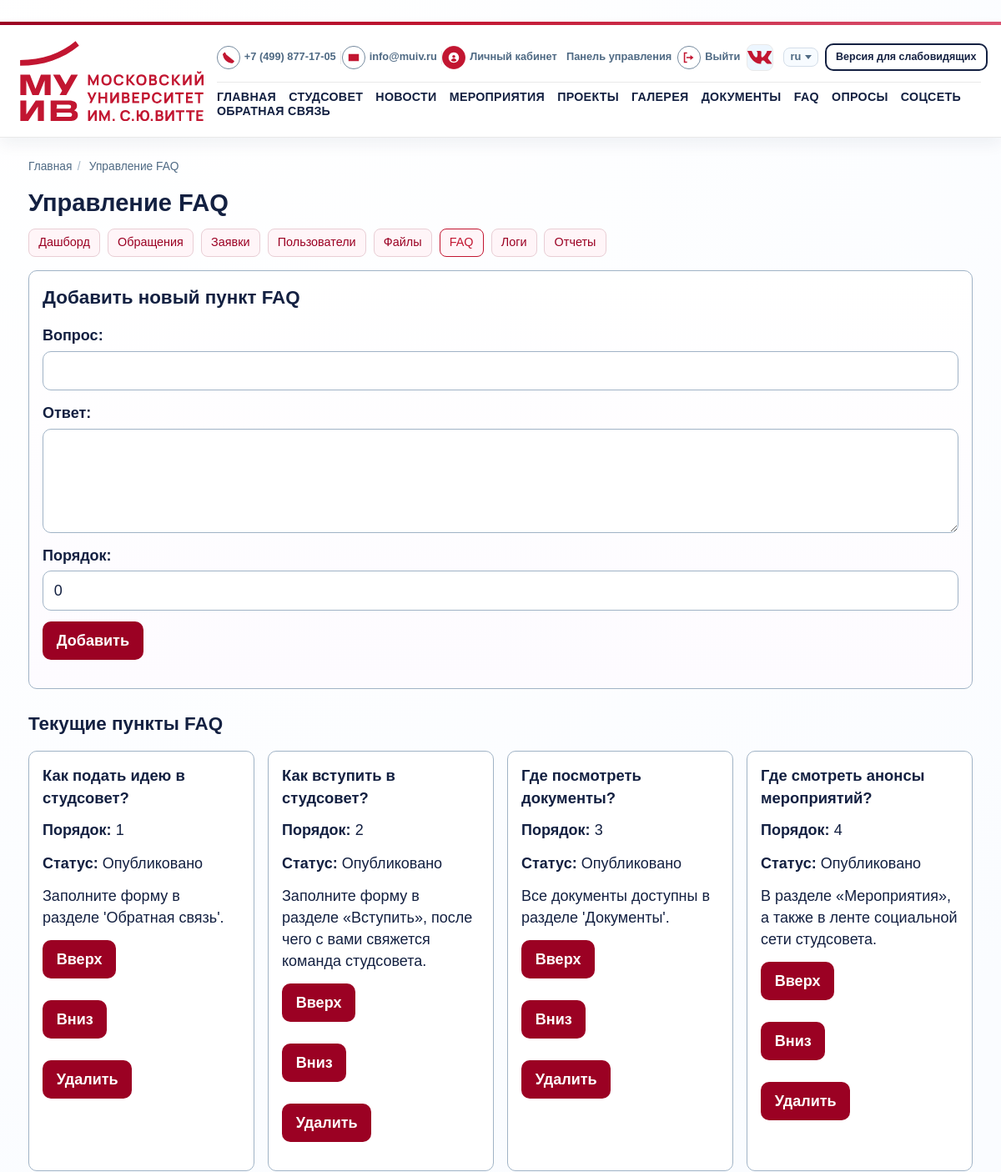
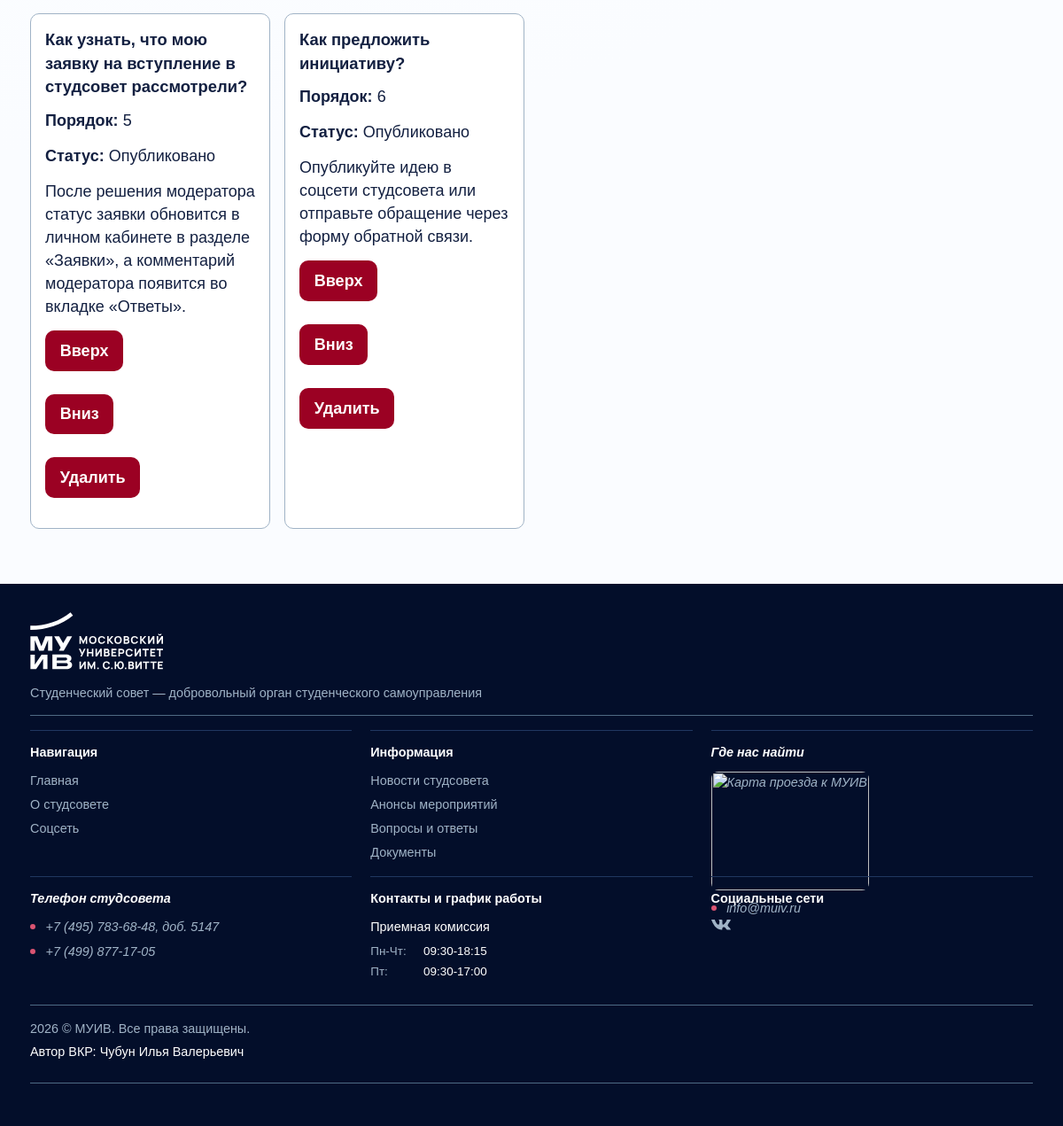
Page /staff/faqs/ (signed in) on the committed database (2 pictures, top to bottom).
### core/models.py (models this page shows, shortened)
class FAQ(models.Model):
    question = models.CharField(max_length=255)
    answer = models.TextField()
    order = models.PositiveIntegerField(default=0)
    is_published = models.BooleanField(default=True)
    class Meta:
        ordering = ["order", "question"]
        verbose_name = "FAQ item"
        verbose_name_plural = "FAQ items"

### core/views/staff_views.py (the view)
# urls.py: path("staff/faqs/", views.staff_faqs, name="staff_faqs"),
@role_required(UserProfile.ROLE_ADMIN, UserProfile.ROLE_MANAGER)
def staff_faqs(request):
    _normalize_faq_order()
    if request.method == "POST":
        action = request.POST.get("action", "create")
        if action == "delete":
            item = get_object_or_404(FAQ, pk=request.POST.get("faq_id"))
            item_id = item.id
            item.delete()
            _normalize_faq_order()
            messages.success(request, "Пункт FAQ удален.")
            log_user_activity(request, "staff.faq.deleted", f"faq_id={item_id}")
            return redirect("core:staff_faqs")
        if action in {"move_up", "move_down"}:
            item = get_object_or_404(FAQ, pk=request.POST.get("faq_id"))
            if action == "move_up":
                swap_with = FAQ.objects.filter(order__lt=item.order).order_by("-order", "-id").first()
            else:
                swap_with = FAQ.objects.filter(order__gt=item.order).order_by("order", "id").first()
            if swap_with:
                with transaction.atomic():
                    item_order = item.order
                    item.order = swap_with.order
                    swap_with.order = item_order
                    item.save(update_fields=["order"])
                    swap_with.save(update_fields=["order"])
                _normalize_faq_order()
                messages.success(request, "Порядок FAQ обновлен.")
                log_user_activity(
                    request,
                    "staff.faq.reordered",
                    f"faq_id={item.id}; action={action}",
                )
            else:
                messages.info(request, "Перемещение невозможно.")
            return redirect("core:staff_faqs")
        form = FAQManageForm(request.POST)
        if form.is_valid():
            faq_item = form.save(commit=False)
            faq_item.order = FAQ.objects.count() + 1
            faq_item.save()
            _normalize_faq_order()
            messages.success(request, "Раздел FAQ добавлен.")
            log_user_activity(request, "staff.faq.created", f"faq_id={faq_item.id}")
            return redirect("core:staff_faqs")
        messages.error(request, "Проверьте поля формы FAQ.")
    else:
        form = FAQManageForm()
    items = FAQ.objects.order_by("order", "id")
    return render(request, "core/staff/faqs.html", {"form": form, "items": items})

### core/forms.py
class FAQManageForm(forms.ModelForm):
    class Meta:
        model = FAQ
        fields = ("question", "answer", "order", "is_published")
        labels = {
            "question": "Вопрос",
            "answer": "Ответ",
            "order": "Порядок",
            "is_published": "Опубликовано",
        }
        widgets = {
            "answer": forms.Textarea(attrs={"rows": 4}),
            "order": forms.NumberInput(attrs={"min": 0}),
        }

### core/context_processors.py (called while the page is built)
def _resolve_menu(items):
    resolved = []
    for view_name, label in items:
        try:
            url = reverse(view_name)
        except NoReverseMatch:
            continue
        resolved.append({"view_name": view_name, "label": label, "url": url})
    return resolved

### core/permissions.py (called while the page is built)
def get_user_role(user):
    if not user.is_authenticated:
        return None
    profile = getattr(user, "profile", None)
    if profile:
        return profile.role
    return UserProfile.ROLE_STUDENT

def has_any_role(user, *allowed_roles):
    if not user.is_authenticated:
        return False
    if user.is_superuser:
        return True
    return get_user_role(user) in allowed_roles

def role_required(*allowed_roles):
    def decorator(view_func):
        @wraps(view_func)
        @login_required
        def _wrapped_view(request, *args, **kwargs):
            if has_any_role(request.user, *allowed_roles):
                return view_func(request, *args, **kwargs)
            messages.error(request, "Недостаточно прав для доступа к разделу.")
            return redirect("core:home")
        return _wrapped_view
    return decorator

### core/views/staff_views.py (called while the page is built)
def _normalize_faq_order():
    items = list(FAQ.objects.order_by("order", "id"))
    for index, item in enumerate(items, start=1):
        if item.order != index:
            FAQ.objects.filter(pk=item.pk).update(order=index)

### templates/core/staff/faqs.html (shortened to what this page needs)
﻿{% extends "base.html" %}
{% block content %}
<h1>Управление FAQ</h1>
<nav class="page-nav">
    {% for item in staff_menu %}
        <a href="{{ item.url }}" class="{% if request.resolver_match.view_name == item.view_name %}is-active{% endif %}">
            {{ item.label }}
        </a>
    {% endfor %}
</nav>
<section class="section-panel">
    <h2>Добавить новый пункт FAQ</h2>
    <form method="post">
        <p>{{ form.question.label_tag }} {{ form.question }}</p>
        <p>{{ form.answer.label_tag }} {{ form.answer }}</p>
        <p>{{ form.order.label_tag }} {{ form.order }}</p>
        <button type="submit">Добавить</button>
    </form>
</section>
<section>
    <h2>Текущие пункты FAQ</h2>
    <div class="card-grid">
        {% for item in items %}
            <article class="card">
                <h3>{{ item.question }}</h3>
                <p><strong>Порядок:</strong> {{ item.order }}</p>
                <p><strong>Статус:</strong> {% if item.is_published %}Опубликовано{% else %}Скрыто{% endif %}</p>
                <div>{{ item.answer|linebreaks }}</div>
                <div class="inline-controls">
                    <form method="post">
                        <button type="submit">Вверх</button>
                    </form>
                    <form method="post">
                        <button type="submit">Вниз</button>
                    </form>
                    <form method="post" onsubmit="return confirm('Удалить этот пункт FAQ?');">
                        <button type="submit">Удалить</button>
                    </form>
                </div>
            </article>
        {% empty %}
            <article class="card">
                <p>Пунктов FAQ пока нет.</p>
            </article>
        {% endfor %}
    </div>
</section>
{% endblock %}

### static/css/styles.css (style rules this page uses)
:root { --muiv-dark: #132041; --muiv-slate: #4f6a84; --muiv-muted: #a0b3c6; --muiv-accent: #db5472; --muiv-accent-dark: #c21631; --muiv-accent-deep: #9b0123; --muiv-footer: #030e2a; --muiv-bg: #fafcff; --muiv-bg-soft: #edf6ff; --muiv-border: #e9e9e9; --muiv-card-border: #a0b3c6; --muiv-white: #fff; }
* { box-sizing: border-box; }
html, body { height: 100%; }
html { scroll-behavior: smooth; -webkit-text-size-adjust: 100%; text-size-adjust: 100%; }
body { margin: 0; display: flex; flex-direction: column; min-height: 100vh; font-family: "Proxima Nova", Arial, sans-serif; font-size: 18px; font-weight: 400; line-height: 1.45; color: var(--muiv-dark); background: radial-gradient(circle at 10% 0%, #ffffff 0%, var(--muiv-bg) 55%); }
a { text-decoration: none; }
.main section { margin-bottom: 1.6rem; }
h1, h2, h3, h4, h5, h6 { color: var(--muiv-dark); }
h1 { font-size: 1.82rem; font-weight: 700; margin-top: 0; margin-bottom: 0.75rem; line-height: 1.22; }
h2 { margin-top: 0; margin-bottom: 1rem; font-size: 1.4rem; font-weight: 600; }
h3 { margin-top: 0; margin-bottom: 0.7rem; font-size: 1.15rem; font-weight: 600; }
p { margin-top: 0; margin-bottom: 0.85rem; }
.main a { color: var(--muiv-dark); border-bottom: 1px solid var(--muiv-dark); }
.card-grid, .info-grid, .stats-grid, .timeline-grid, .partner-grid { display: grid; gap: 1rem; }
.card-grid { grid-template-columns: repeat(auto-fit, minmax(250px, 1fr)); }
.card, .detail, .faq-item, .form, .info-card, .timeline, .cta-band, .section-panel, .stat-card, .post-card, .comment-card { border: 1px solid var(--muiv-card-border); border-radius: 10px; background: var(--muiv-white); padding: 1rem; }
.card, .detail, .faq-item, .post-card, .comment-card { transition: border-color 0.25s ease, box-shadow 0.25s ease; }
.section-panel { background: linear-gradient(180deg, #fff, #fdfbff); }
.page-nav { margin: 0 0 1rem; display: flex; gap: 0.55rem; flex-wrap: wrap; }
.page-nav a { border: 1px solid #e9ced5; border-radius: 8px; background: #fff5f8; color: var(--muiv-accent-deep); padding: 0.35rem 0.7rem; font-size: 0.9rem; }
.page-nav a.is-active, .page-nav a:hover { border-color: var(--muiv-accent-dark); color: var(--muiv-accent-dark); }
.inline-controls { display: grid; gap: 0.5rem; }
.inline-controls button { width: fit-content; }
label { display: inline-block; margin-bottom: 0.35rem; font-weight: 600; color: var(--muiv-dark); }
input, textarea, select { width: 100%; border: 1px solid var(--muiv-card-border); border-radius: 10px; background: var(--muiv-white); color: var(--muiv-dark); font: inherit; padding: 0.6rem 0.8rem; -webkit-appearance: none; appearance: none; }
button { border: none; border-radius: 10px; padding: 0.62rem 1.05rem; font: inherit; font-weight: 600; color: var(--muiv-white); background: var(--muiv-accent-deep); cursor: pointer; -webkit-appearance: none; appearance: none; }
.card, .detail, .faq-item, .post-card, .comment-card, .section-panel, .stat-card { overflow-wrap: anywhere; word-break: break-word; }

### rows in the picture
FAQ: question "Как подать идею в студсовет?", order "1", is_published "Опубликовано", answer "Заполните форму в разделе 'Обратная связь'."
FAQ: question "Как вступить в студсовет?", order "2", is_published "Опубликовано", answer "Заполните форму в разделе «Вступить», после чего с вами свяжется команда студсовета."
FAQ: question "Где посмотреть документы?", order "3", is_published "Опубликовано", answer "Все документы доступны в разделе 'Документы'."
FAQ: question "Где смотреть анонсы мероприятий?", order "4", is_published "Опубликовано", answer "В разделе «Мероприятия», а также в ленте социальной сети студсовета."
FAQ: question "Как узнать, что мою заявку на вступление в студсовет рассмотрели?", order "5", is_published "Опубликовано", answer "После решения модератора статус заявки обновится в личном кабинете в разделе «Заявки», а комментарий модератора появится во вкладке «Ответы»."
FAQ: question "Как предложить инициативу?", order "6", is_published "Опубликовано", answer "Опубликуйте идею в соцсети студсовета или отправьте обращение через форму обратной связи."

### other values in the picture
{{ item.label }} "ГЛАВНАЯ" "СТУДСОВЕТ" "НОВОСТИ" "МЕРОПРИЯТИЯ" "ПРОЕКТЫ" "ГАЛЕРЕЯ" "ДОКУМЕНТЫ" "FAQ" "ОПРОСЫ" "СОЦСЕТЬ" "ОБРАТНАЯ СВЯЗЬ"
{{ crumb.title }} "Главная"
{{ crumb.title }} "Управление FAQ"
{{ item.label }} "Дашборд" "Обращения" "Заявки" "Пользователи" "Файлы" "FAQ" "Логи" "Отчеты"
{{ author_full_name }} "Чубун Илья Валерьевич"
